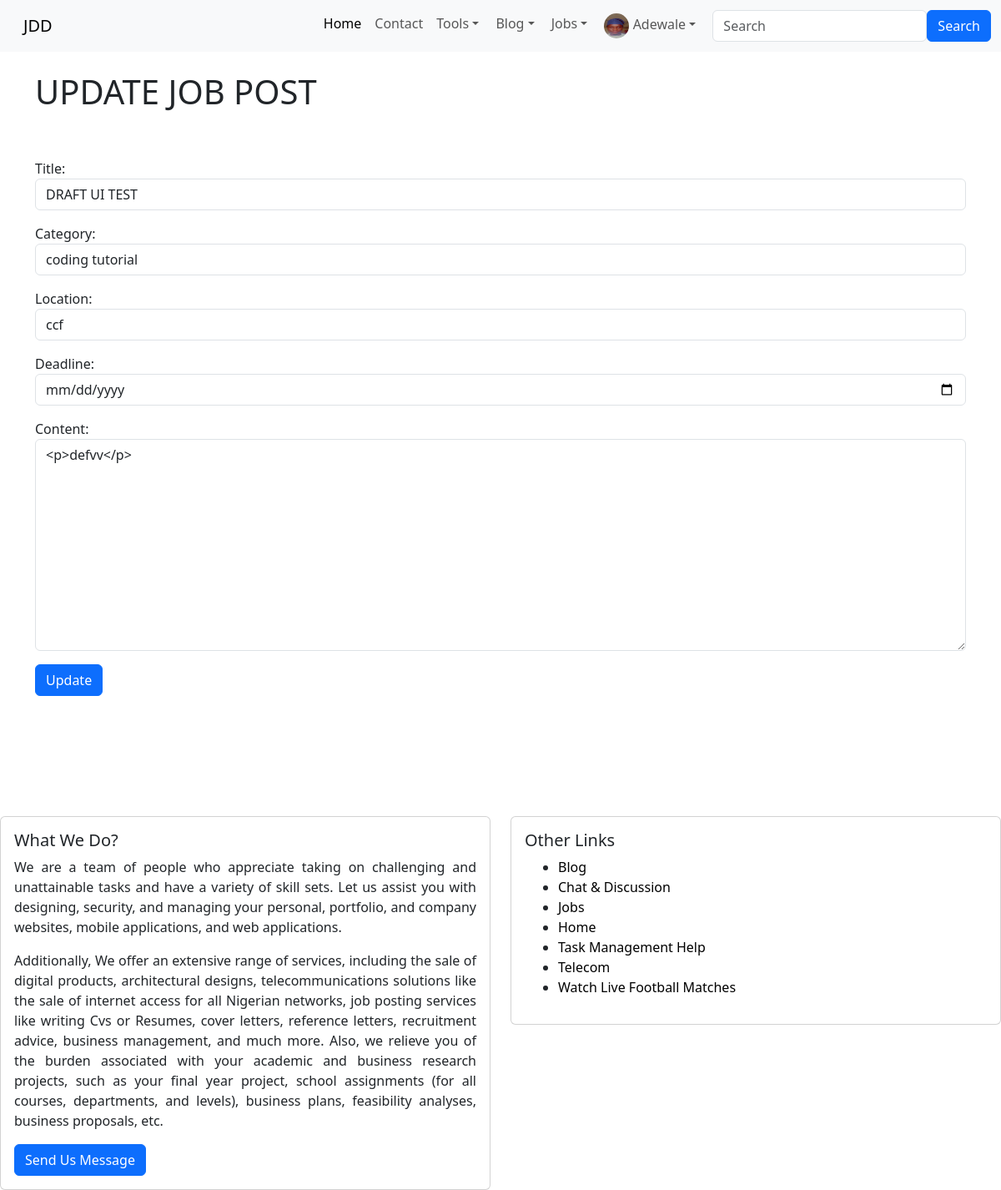
/job/job/edit/12 (signed in), run on the app's committed database.
### index/models.py (models this page shows, shortened)
class Profile(models.Model):
    user = models.OneToOneField(User, null=True, on_delete=models.CASCADE)
    bio = RichTextField(blank=True, null=True)
    profile_pic = models.ImageField(null=True, blank=True, upload_to="images/profile/")
    linkedln_url = models.CharField(max_length=255, blank=True, null=True)
    facebook_url =  models.CharField(max_length=255, blank=True, null=True)
    twitter_url= models.CharField(max_length=255, blank=True, null=True)
    instagram_url =  models.CharField(max_length=255, blank=True, null=True)
    whatsapp_url= models.CharField(max_length=255, blank=True, null=True)
    github_url=  models.CharField(max_length=255, blank=True, null=True)
    website_url= models.CharField(max_length=255, blank=True, null=True)
    email_url= models.CharField(max_length=255, blank=True, null=True)

### job/models.py (models this page shows, shortened)
class JobPost(models.Model):
    author = models.ForeignKey(User, on_delete=models.CASCADE)
    title = models.CharField(max_length=255, unique=True)
    date = models.DateTimeField(auto_now_add=True)
    deadline = models.DateTimeField(null=True, blank=True)
    location = models.CharField(max_length=150)
    category = models.CharField(max_length=150)
    content = RichTextField(blank=True, null=True, unique=True)

### job/views.py (the view)
# urls.py: path('job/edit/<int:pk>', EditJobPostView.as_view(), name='edit_job_post' ),
class EditJobPostView(UpdateView):
    model = models.JobPost
    template_name = 'jobs/edit_job_post.html'
    form_class = job_forms.CustomJobPostForm

### job/job_forms.py
class CustomJobPostForm(forms.ModelForm):
    deadline = forms.DateField(widget=forms.DateInput(attrs={'class': 'form-control', 'type': 'date'}))
    class Meta:
        model = models.JobPost
        fields = ('title', 'author', 'category', 'location', 'deadline', 'content')
        widgets = {
            'title': forms.TextInput(attrs={'class': 'form-control'}),
            'author': forms.TextInput(attrs={'class': 'form-control',  'value': '', 'id':'author', 'type': 'hidden'}),
            'category': forms.Select(choices= category_lists,  attrs= {'class': 'form-control'}),
            'location': forms.TextInput(attrs={'class': 'form-control'}),
            'content': forms.Textarea(attrs={'class': 'form-control'}),
        }

### job/templates/jobs/edit_job_post.html (shortened to what this page needs)
{% extends 'home/base.html' %}
{% block body %}
{% if user.is_authenticated %}
    <h1> UPDATE JOB POST</h1><br> <br>
    {% if object.author.id == user.id  %}
            <div class="form-group">
                <form method="POST">
                    {{form.as_p}}
                    <button class="btn btn-primary">Update</button>
                </form> <br><br>
            </div>
    {% else %}
            <h3>You don't have the access to edit this post</h3> <br> <br>
            <a class="btn btn-primary" href="{% url 'index:blog_list' %}">View Blog Posts</a>
            <a class="btn btn-primary" href="{% url 'jobs:job_list' %}">View Job Posts</a> <br><br><br>
    {% endif %}
{% else %}
    <h3>You don't have the permission to access this page...</h3> <br><br>
    <a class="btn btn-primary" href="{% url 'index:home' %}">Go Home</a> <br><br><br>
{% endif %}
{% endblock %}

### index/templates/home/base.html (shortened to what this page needs)
{% load static %}
{% load humanize %}
<!doctype html>
<html lang="en" >
  <head>
    <link rel="stylesheet" href="https://cdn.jsdelivr.net/npm/bootstrap@5.3.0-alpha3/dist/css/bootstrap.rtl.min.css">
  </head>
  <header>
    <nav class="navbar navbar-expand-lg bg-body-tertiary">
      <div class="container-fluid">
        <a class="navbar-brand" href="{% url 'index:home' %}">JDD</a>
        <div class="collapse navbar-collapse" id="navbarSupportedContent">
          <ul class="navbar-nav me-auto mb-2 mb-lg-0">
            <li class="nav-item">
            <a class="nav-link active" aria-current="page" href="{% url 'index:home' %}">Home</a>
            </li>
            <li class="nav-item">
              <a class="nav-link" href="{% url 'contact:contact' %}">Contact</a>
            </li>
            <li class="nav-item dropdown">
              <a class="nav-link dropdown-toggle" href="#" role="button"
              data-bs-toggle="dropdown" aria-expanded="false">
              Tools
              </a>
            </li>
            {% if user.is_authenticated %}
            <li class="nav-item dropdown">
              <a class="nav-link dropdown-toggle" href="{% url 'index:blog_list' %}" role="button"
              data-bs-toggle="dropdown" aria-expanded="false">
              Blog
              </a>
            </li>
            <li class="nav-item dropdown">
              <a class="nav-link dropdown-toggle" href="{% url 'index:blog_list' %}" role="button"
              data-bs-toggle="dropdown" aria-expanded="false">
               Jobs
              </a>
            </li>
                  <li class="nav-item dropdown">
                    <a class="nav-link dropdown-toggle" href="" role="button"
                    data-bs-toggle="dropdown" aria-expanded="false">
                    {% if user.profile.profile_pic %}
                    <img src="{{ user.profile.profile_pic.url }}" class="rounded-circle" alt="Author profile image" width="30" height="30"> {{ user }}
                    {% else %}
                        <img src="{% static 'images/profile_user_icon.png' %}" class="rounded-circle" alt="Default profile image" width="20" height="20"> {{user}}
                    {% endif %}
                    </a>
                  </li>
            {% endif %}
          </ul>
          {% include 'home/search.html' %}
        </div>
      </div>
    </nav>
  </header>
  <body>
    <div class="container"> <br>
        {% block body %} {% endblock %}
      </div>
  </body>
  <footer>
<br><br><br><br>
    <div class="row">
      <div class="col-sm-6 mb-3 mb-sm-0">
        <div class="card">
          <div class="card-body">
            <h5 class="card-title">What We Do?</h5>
            <p class="card-text" style="text-align: justify;">
              We are a team of people who appreciate taking on challenging and unattainable tasks and have a variety of skill sets.
              Let us assist you with designing, security, and managing your personal, portfolio, and company websites,
              mobile applications, and web applications.
            </p>
            <p style="text-align: justify;">
               Additionally, We offer an extensive range of services, including the sale of digital products, architectural designs, telecommunications solutions
              like the sale of internet access for all Nigerian networks, job posting services like writing Cvs or Resumes,
              cover letters, reference letters, recruitment advice, business management, and much more.
              Also, we relieve you of the burden associated with your academic and business research projects, such
              as your final year project, school assignments (for all courses, departments, and levels), business plans,
              feasibility analyses, business proposals, etc.
            </p>
            <a href="{% url 'contact:contact' %}" class="btn btn-primary">Send Us Message</a>
          </div>
        </div>
      </div>
      <div class="col-sm-6">
        <div class="card">
          <div class="card-body">
            <h5 class="card-title">Other Links</h5>
            <ul>
              <li><a href="{% url 'index:blog_list' %}" class="footer-link">Blog</a></li>
              <li><a href="{% url 'discussion:discuss_list' %}" class="footer-link">Chat & Discussion</a></li>
              <li><a href="{% url 'jobs:job_list' %}" class="footer-link">Jobs</a></li>
              <li><a href="{% url 'index:home' %}" class="footer-link">Home</a></li>
              <li><a href="{% url 'tasks:tasks_list' %}" class="footer-link">Task Management Help</a></li>
              <li ><a  href="{% url 'index:telecom' %}" target='_blank' class="footer-link">Telecom</a></li>
              <li><a href="https://afr.808scoretv.com/" class="footer-link" target="_blank">Watch Live Football Matches</a></li>
            </ul>
          </div>
        </div>
      </div>
    </div>
  </footer>
</html>

### index/templates/home/base.html (style rules this page uses)
.footer-link { text-decoration: none; color: black; }

### data on the page
JobPost: title "DRAFT UI TEST", category "coding tutorial", location "ccf", content "<p>defvv</p>"

### other printed values
{{ user }} "Adewale"
